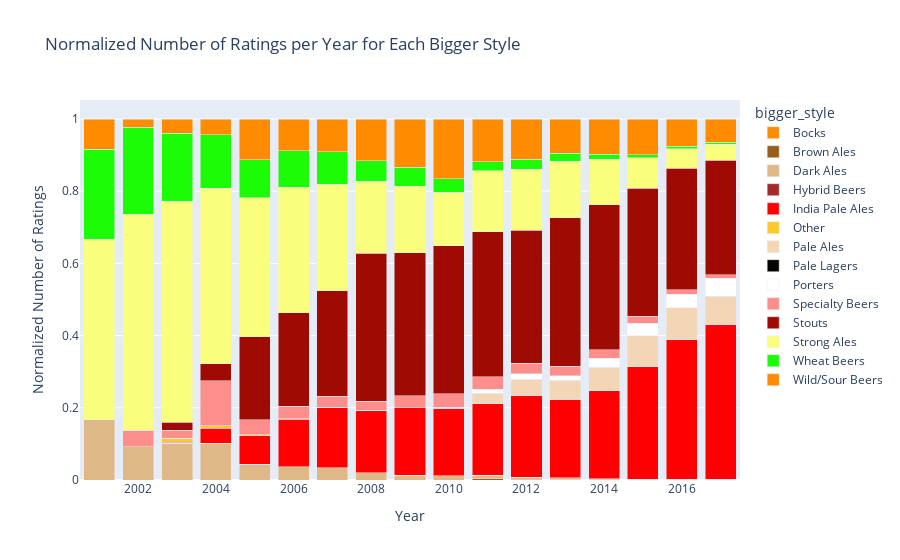

The code cell stored with this chart in its notebook:
### Markdown cell above
#### For BeerAdvocate

### Code cell
fig2 = plot_normalized_ratings_by_group(grouped_Bstyle_ba, 'bigger_style', 'Normalized Number of Ratings per Year for Each Bigger Style', total_ratings_per_year_ba)

fig2.update_layout(width=690, height=600, legend_title_text='Beer Style')

html_file_path = "plot/ba_normalized_ratings_690px.html"
pyo.plot(fig2, filename=html_file_path)

### Figure 1 — Plotly figure (JSON) as saved in the notebook; plotly's stock layout.template omitted (floating-point values rounded to 4 significant figures)
{"data": [{"alignmentgroup": "True", "hovertemplate": "bigger_style=Bocks<br>Year=%{x}<br>Normalized Number of Ratings=%{y}<extra></extra>", "legendgroup": "Bocks", "marker": {"color": "#FF8C00", "pattern": {"shape": ""}}, "name": "Bocks", "offsetgroup": "Bocks", "orientation": "v", "showlegend": true, "textposition": "auto", "type": "bar", "x": [2001, 2002, 2003, 2004, 2005, 2006, 2007, 2008, 2009, 2010, 2011, 2012, 2013, 2014, 2015, 2016, 2017], "xaxis": "x", "y": [0, 0, 0, 0, 0, 0, 0, 0, 0, 0, 0, 0, 0.001084, 0.0003035, 6.795e-05, 0, 2.435e-05], "yaxis": "y"}, {"alignmentgroup": "True", "hovertemplate": "bigger_style=Brown Ales<br>Year=%{x}<br>Normalized Number of Ratings=%{y}<extra></extra>", "legendgroup": "Brown Ales", "marker": {"color": "#995E19", "pattern": {"shape": ""}}, "name": "Brown Ales", "offsetgroup": "Brown Ales", "orientation": "v", "showlegend": true, "textposition": "auto", "type": "bar", "x": [2001, 2002, 2003, 2004, 2005, 2006, 2007, 2008, 2009, 2010, 2011, 2012, 2013, 2014, 2015, 2016, 2017], "xaxis": "x", "y": [0, 0, 0, 0, 0, 0, 0, 0, 0, 0, 0.00336, 0.001698, 0.0002312, 8.43e-06, 0, 0, 0], "yaxis": "y"}, {"alignmentgroup": "True", "hovertemplate": "bigger_style=Dark Ales<br>Year=%{x}<br>Normalized Number of Ratings=%{y}<extra></extra>", "legendgroup": "Dark Ales", "marker": {"color": "#DEB887", "pattern": {"shape": ""}}, "name": "Dark Ales", "offsetgroup": "Dark Ales", "orientation": "v", "showlegend": true, "textposition": "auto", "type": "bar", "x": [2001, 2002, 2003, 2004, 2005, 2006, 2007, 2008, 2009, 2010, 2011, 2012, 2013, 2014, 2015, 2016, 2017], "xaxis": "x", "y": [0.1667, 0.09195, 0.1025, 0.1023, 0.04415, 0.03732, 0.03352, 0.02068, 0.01337, 0.01164, 0.009527, 0.006035, 0.004798, 0.003018, 0.002, 0.002687, 0.002581], "yaxis": "y"}, {"alignmentgroup": "True", "hovertemplate": "bigger_style=Hybrid Beers<br>Year=%{x}<br>Normalized Number of Ratings=%{y}<extra></extra>", "legendgroup": "Hybrid Beers", "marker": {"color": "#A52A2A", "pattern": {"shape": ""}}, "name": "Hybrid Beers", "offsetgroup": "Hybrid Beers", "orientation": "v", "showlegend": true, "textposition": "auto", "type": "bar", "x": [2001, 2002, 2003, 2004, 2005, 2006, 2007, 2008, 2009, 2010, 2011, 2012, 2013, 2014, 2015, 2016, 2017], "xaxis": "x", "y": [0, 0, 0, 0, 0, 0, 0, 0, 0, 0, 0, 0, 0, 0.0006491, 0.0006989, 8.918e-05, 2.435e-05], "yaxis": "y"}, {"alignmentgroup": "True", "hovertemplate": "bigger_style=India Pale Ales<br>Year=%{x}<br>Normalized Number of Ratings=%{y}<extra></extra>", "legendgroup": "India Pale Ales", "marker": {"color": "#FF0000", "pattern": {"shape": ""}}, "name": "India Pale Ales", "offsetgroup": "India Pale Ales", "orientation": "v", "showlegend": true, "textposition": "auto", "type": "bar", "x": [2001, 2002, 2003, 2004, 2005, 2006, 2007, 2008, 2009, 2010, 2011, 2012, 2013, 2014, 2015, 2016, 2017], "xaxis": "x", "y": [0, 0, 0.00277, 0.04175, 0.07906, 0.1309, 0.167, 0.1718, 0.1869, 0.1876, 0.2, 0.2271, 0.2162, 0.2434, 0.3107, 0.3871, 0.429], "yaxis": "y"}, {"alignmentgroup": "True", "hovertemplate": "bigger_style=Other<br>Year=%{x}<br>Normalized Number of Ratings=%{y}<extra></extra>", "legendgroup": "Other", "marker": {"color": "#FFC831", "pattern": {"shape": ""}}, "name": "Other", "offsetgroup": "Other", "orientation": "v", "showlegend": true, "textposition": "auto", "type": "bar", "x": [2001, 2002, 2003, 2004, 2005, 2006, 2007, 2008, 2009, 2010, 2011, 2012, 2013, 2014, 2015, 2016, 2017], "xaxis": "x", "y": [0, 0, 0.01108, 0.006263, 0.002053, 0.001265, 0.001648, 0.0002462, 0.0001611, 0, 0, 0.0003336, 0.0001156, 0, 1.942e-05, 1.115e-05, 0], "yaxis": "y"}, {"alignmentgroup": "True", "hovertemplate": "bigger_style=Pale Ales<br>Year=%{x}<br>Normalized Number of Ratings=%{y}<extra></extra>", "legendgroup": "Pale Ales", "marker": {"color": "#F2D6B5", "pattern": {"shape": ""}}, "name": "Pale Ales", "offsetgroup": "Pale Ales", "orientation": "v", "showlegend": true, "textposition": "auto", "type": "bar", "x": [2001, 2002, 2003, 2004, 2005, 2006, 2007, 2008, 2009, 2010, 2011, 2012, 2013, 2014, 2015, 2016, 2017], "xaxis": "x", "y": [0, 0, 0, 0, 0, 0, 0, 0, 0, 0.001844, 0.02752, 0.0434, 0.0542, 0.06489, 0.08596, 0.08744, 0.07716], "yaxis": "y"}, {"alignmentgroup": "True", "hovertemplate": "bigger_style=Pale Lagers<br>Year=%{x}<br>Normalized Number of Ratings=%{y}<extra></extra>", "legendgroup": "Pale Lagers", "marker": {"color": "#060401", "pattern": {"shape": ""}}, "name": "Pale Lagers", "offsetgroup": "Pale Lagers", "orientation": "v", "showlegend": true, "textposition": "auto", "type": "bar", "x": [2001, 2002, 2003, 2004, 2005, 2006, 2007, 2008, 2009, 2010, 2011, 2012, 2013, 2014, 2015, 2016, 2017], "xaxis": "x", "y": [0, 0, 0, 0, 0, 0, 0, 0, 0, 0, 0, 0, 0, 0, 0.0005727, 0.0002118, 0.0001217], "yaxis": "y"}, {"alignmentgroup": "True", "hovertemplate": "bigger_style=Porters<br>Year=%{x}<br>Normalized Number of Ratings=%{y}<extra></extra>", "legendgroup": "Porters", "marker": {"color": "#FFFFFF", "pattern": {"shape": ""}}, "name": "Porters", "offsetgroup": "Porters", "orientation": "v", "showlegend": true, "textposition": "auto", "type": "bar", "x": [2001, 2002, 2003, 2004, 2005, 2006, 2007, 2008, 2009, 2010, 2011, 2012, 2013, 2014, 2015, 2016, 2017], "xaxis": "x", "y": [0, 0, 0, 0, 0, 0, 0, 0, 0, 0.0006913, 0.01055, 0.01592, 0.01259, 0.02562, 0.03486, 0.037, 0.05011], "yaxis": "y"}, {"alignmentgroup": "True", "hovertemplate": "bigger_style=Specialty Beers<br>Year=%{x}<br>Normalized Number of Ratings=%{y}<extra></extra>", "legendgroup": "Specialty Beers", "marker": {"color": "#FD8E8C", "pattern": {"shape": ""}}, "name": "Specialty Beers", "offsetgroup": "Specialty Beers", "orientation": "v", "showlegend": true, "textposition": "auto", "type": "bar", "x": [2001, 2002, 2003, 2004, 2005, 2006, 2007, 2008, 2009, 2010, 2011, 2012, 2013, 2014, 2015, 2016, 2017], "xaxis": "x", "y": [0, 0.04598, 0.02216, 0.1253, 0.04107, 0.03479, 0.02967, 0.02511, 0.03302, 0.0371, 0.03543, 0.02875, 0.02541, 0.02256, 0.01914, 0.01292, 0.009423], "yaxis": "y"}, {"alignmentgroup": "True", "hovertemplate": "bigger_style=Stouts<br>Year=%{x}<br>Normalized Number of Ratings=%{y}<extra></extra>", "legendgroup": "Stouts", "marker": {"color": "#9F0B02", "pattern": {"shape": ""}}, "name": "Stouts", "offsetgroup": "Stouts", "orientation": "v", "showlegend": true, "textposition": "auto", "type": "bar", "x": [2001, 2002, 2003, 2004, 2005, 2006, 2007, 2008, 2009, 2010, 2011, 2012, 2013, 2014, 2015, 2016, 2017], "xaxis": "x", "y": [0, 0, 0.02216, 0.04593, 0.23, 0.2593, 0.2929, 0.4106, 0.3961, 0.4106, 0.401, 0.3693, 0.4124, 0.4025, 0.3543, 0.3366, 0.3169], "yaxis": "y"}, {"alignmentgroup": "True", "hovertemplate": "bigger_style=Strong Ales<br>Year=%{x}<br>Normalized Number of Ratings=%{y}<extra></extra>", "legendgroup": "Strong Ales", "marker": {"color": "#FAFE7D", "pattern": {"shape": ""}}, "name": "Strong Ales", "offsetgroup": "Strong Ales", "orientation": "v", "showlegend": true, "textposition": "auto", "type": "bar", "x": [2001, 2002, 2003, 2004, 2005, 2006, 2007, 2008, 2009, 2010, 2011, 2012, 2013, 2014, 2015, 2016, 2017], "xaxis": "x", "y": [0.5, 0.5977, 0.6122, 0.4864, 0.386, 0.3479, 0.2945, 0.1997, 0.1841, 0.1482, 0.1688, 0.1683, 0.1557, 0.1257, 0.08486, 0.05373, 0.0449], "yaxis": "y"}, {"alignmentgroup": "True", "hovertemplate": "bigger_style=Wheat Beers<br>Year=%{x}<br>Normalized Number of Ratings=%{y}<extra></extra>", "legendgroup": "Wheat Beers", "marker": {"color": "#1DFC07", "pattern": {"shape": ""}}, "name": "Wheat Beers", "offsetgroup": "Wheat Beers", "orientation": "v", "showlegend": true, "textposition": "auto", "type": "bar", "x": [2001, 2002, 2003, 2004, 2005, 2006, 2007, 2008, 2009, 2010, 2011, 2012, 2013, 2014, 2015, 2016, 2017], "xaxis": "x", "y": [0.25, 0.2414, 0.1884, 0.1482, 0.1047, 0.1006, 0.09011, 0.05638, 0.053, 0.03745, 0.02484, 0.02757, 0.02239, 0.01404, 0.00762, 0.007213, 0.005844], "yaxis": "y"}, {"alignmentgroup": "True", "hovertemplate": "bigger_style=Wild/Sour Beers<br>Year=%{x}<br>Normalized Number of Ratings=%{y}<extra></extra>", "legendgroup": "Wild/Sour Beers", "marker": {"color": "#FF8C00", "pattern": {"shape": ""}}, "name": "Wild/Sour Beers", "offsetgroup": "Wild/Sour Beers", "orientation": "v", "showlegend": true, "textposition": "auto", "type": "bar", "x": [2001, 2002, 2003, 2004, 2005, 2006, 2007, 2008, 2009, 2010, 2011, 2012, 2013, 2014, 2015, 2016, 2017], "xaxis": "x", "y": [0.08333, 0.02299, 0.03878, 0.04384, 0.1129, 0.08792, 0.09066, 0.1155, 0.1334, 0.1649, 0.1191, 0.1116, 0.09487, 0.09729, 0.0992, 0.07499, 0.06384], "yaxis": "y"}], "layout": {"barmode": "stack", "legend": {"title": {"text": "bigger_style"}, "tracegroupgap": 0}, "title": {"text": "Normalized Number of Ratings per Year for Each Bigger Style"}, "xaxis": {"anchor": "y", "domain": [0, 1], "title": {"text": "Year"}}, "yaxis": {"anchor": "x", "domain": [0, 1], "title": {"text": "Normalized Number of Ratings"}}}}
